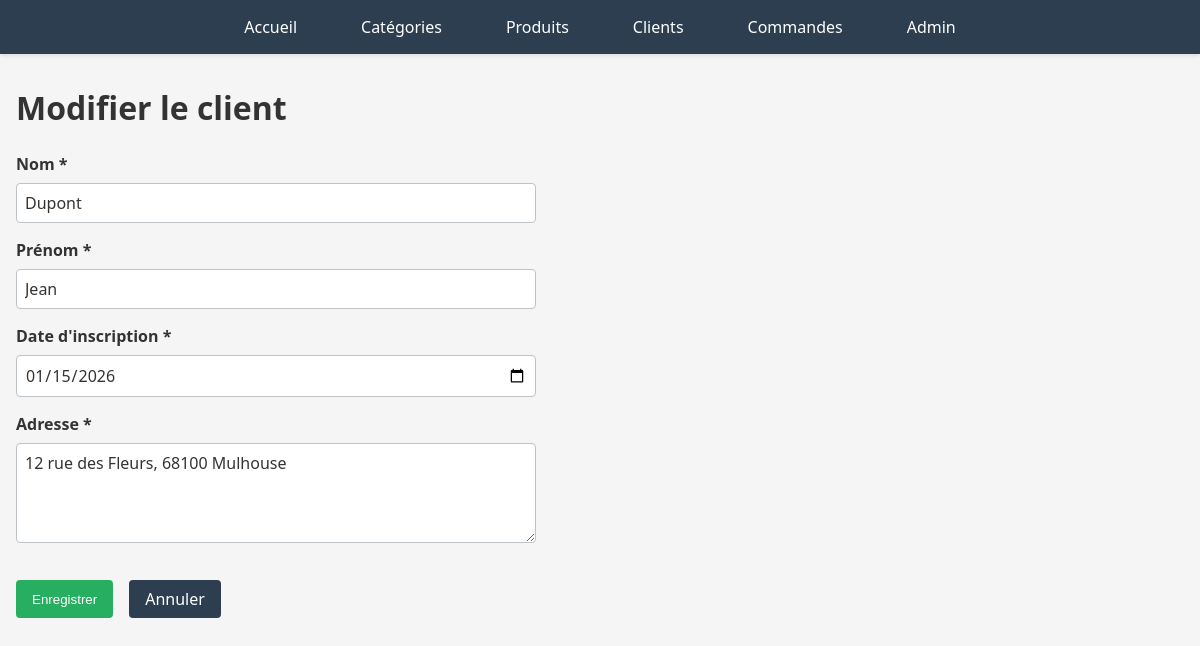
The app's page /drive/clients/2/edit/ with its own data.
### drive/models.py (models this page shows, shortened)
class Client(models.Model):
    numero_client = models.AutoField(primary_key=True)
    nom = models.CharField(max_length=100)
    prenom = models.CharField(max_length=100)
    date_inscription = models.DateField()
    adresse = models.TextField()
    class Meta:
        db_table = 'clients'

### drive/views.py (the view, shortened to what this page needs)
# urls.py: path('clients/<int:numero_client>/edit/', views.client_update, name='client_update'),
def client_update(request, numero_client):
    client = get_object_or_404(Client, numero_client=numero_client)
    return render(request, 'drive/client/form.html', {'client': client})

### drive/templates/drive/client/form.html (shortened to what this page needs)
{% extends 'drive/base.html' %}
{% block content %}
<div class="header">
    <h1>{% if client %}Modifier le client{% else %}Nouveau client{% endif %}</h1>
</div>
<form method="POST" class="form">
    <div class="form-group">
        <label for="nom">Nom *</label>
        <input type="text" id="nom" name="nom" value="{% if client %}{{ client.nom }}{% endif %}" required>
    </div>
    <div class="form-group">
        <label for="prenom">Prénom *</label>
        <input type="text" id="prenom" name="prenom" value="{% if client %}{{ client.prenom }}{% endif %}" required>
    </div>
    <div class="form-group">
        <label for="date_inscription">Date d'inscription *</label>
        <input type="date" id="date_inscription" name="date_inscription" value="{% if client %}{{ client.date_inscription|date:'Y-m-d' }}{% else %}{{ now|date:'Y-m-d' }}{% endif %}" required>
    </div>
    <div class="form-group">
        <label for="adresse">Adresse *</label>
        <textarea id="adresse" name="adresse" required>{% if client %}{{ client.adresse }}{% endif %}</textarea>
    </div>
    <div class="form-actions">
        <button type="submit" class="btn btn-success">Enregistrer</button>
        <a href="{% url 'client_list' %}" class="btn">Annuler</a>
    </div>
</form>
{% endblock %}

### drive/static/drive/style.css (style rules this page uses)
:root { --releve-principale: #2c3e50; --releve-fond-titre-ue: #34495e; --releve-fond-titre-res: #3498db; --releve-fond-titre-sae: #9b59b6; --releve-secondaire: #3498db; --releve-surlignage: #ecf0f1; --accent: #27ae60; --accent-contenu: white; --contenu: #333; --fond-clair: white; --gris-estompe: #bdc3c7; --gris: #95a5a6; --fond: #f5f5f5; --secondaire-contenu: white; }
* { margin: 0; padding: 0; box-sizing: border-box; }
body { font-family: "Segoe UI", Tahoma, Geneva, Verdana, sans-serif; background-color: var(--fond); color: var(--contenu); }
.header { margin-bottom: 1.5rem; }
.header h1 { font-size: 2rem; margin-bottom: 0.5rem; }
.btn { display: inline-block; padding: 0.5rem 1rem; background-color: var(--releve-principale); color: white; text-decoration: none; border-radius: 4px; border: none; cursor: pointer; transition: all 0.2s ease; }
.btn-success { background-color: var(--accent); }
.form { max-width: 520px; }
.form-group { margin-bottom: 1rem; }
label { display: block; margin-bottom: 0.5rem; font-weight: bold; color: var(--contenu); }
input[type="text"], input[type="number"], input[type="email"], input[type="date"], input[type="datetime-local"], select, textarea { width: 100%; padding: 0.5rem; border: 1px solid var(--gris-estompe); border-radius: 4px; font-family: inherit; font-size: 1rem; color: var(--contenu); }
textarea { resize: vertical; min-height: 100px; }
.form-actions { display: flex; gap: 1rem; margin-top: 2rem; flex-wrap: wrap; }

### records on screen
Client: nom "Dupont", prenom "Jean", date_inscription "01/15/2026", adresse "12 rue des Fleurs, 68100 Mulhouse"
